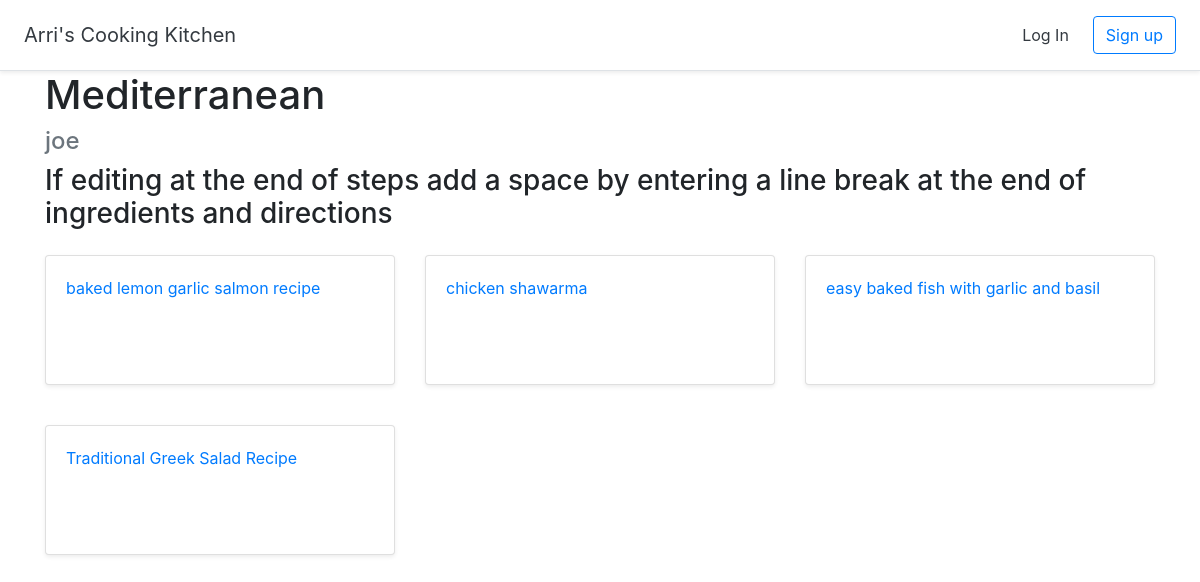
Page /category/2 on the committed database.
### category/models.py (models this page shows)
class Category(models.Model):
    title = models.CharField(max_length=255)
    user = models.ForeignKey(User, on_delete=models.CASCADE)

class Recipe(models.Model):
    title = models.CharField(max_length=255)
    picture = models.ImageField(upload_to='recipe/images/', blank=True)
    prep_time = models.CharField(max_length=100)
    cook_time = models.CharField(max_length=100)
    servings = models.IntegerField(blank=True)
    ingredients = models.TextField()
    directions = models.TextField()
    category = models.ForeignKey(Category, on_delete=models.CASCADE)

### category/views.py (the view)
# urls.py: path('category/<int:pk>', views.DetailCategory.as_view(), name='detail_category'),
class DetailCategory(generic.DetailView):
    model = Category
    template_name = 'category/detail_category.html'

### category/templates/category/detail_category.html (shortened to what this page needs)
{% extends 'category/base.html' %}
{% block content %}
  <div class="container">
  <h1>{{ category.title }}</h1>
  <h4 class="text-muted">{{ category.user.username }}</h4>
   <h3>If editing at the end of steps add a space by entering a line break at the end of ingredients and directions</h3>
            <div class="row">
                {% for res in category.recipe_set.all %}
                    <div class="col-md-4 mt-3">
                        <div class="card mb-4 shadow-sm">
                            <div class="card-body">
                                <p><a href="{% url 'detail_recipe' res.id %}">{{ res.title }}</a></p>
                                <br>
                                <br>
                            </div>
                        </div>
                    </div>
                {% endfor %}
            </div>
  </div>
{% endblock %}

### rows in the picture
Category: title "Mediterranean", user.username "joe"
Recipe: title "baked lemon garlic salmon recipe"
Recipe: title "chicken shawarma"
Recipe: title "easy baked fish with garlic and basil"
Recipe: title "Traditional Greek Salad Recipe"
